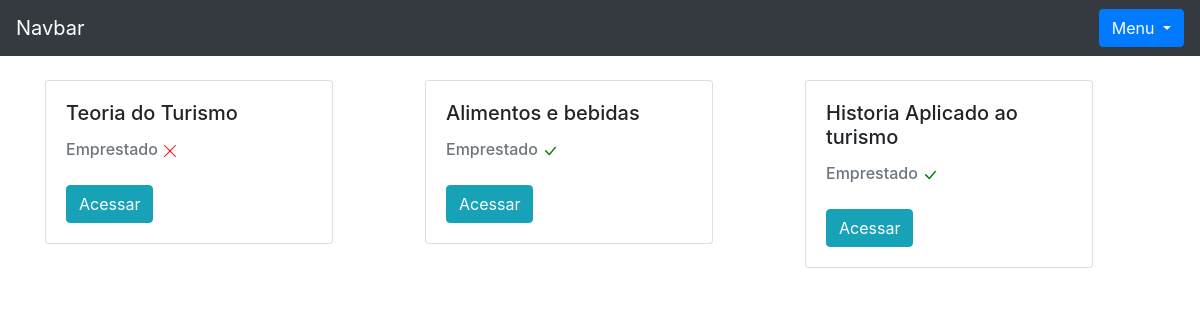
Before: /livro/home/ (signed in) with the older database file.
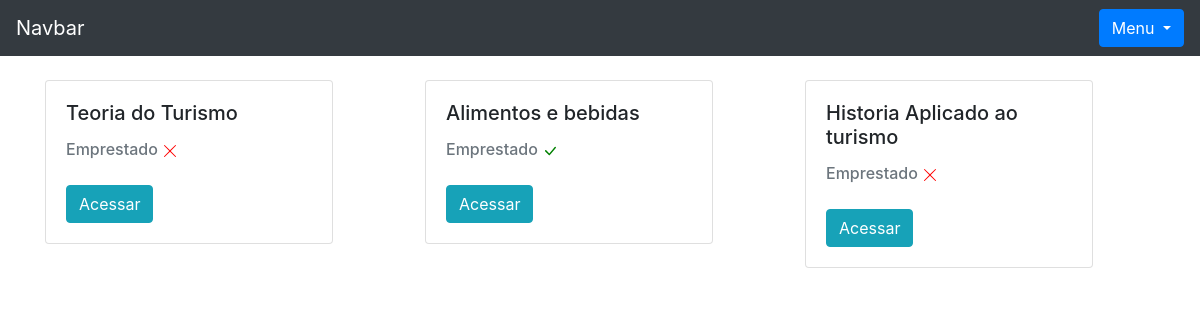
After: the same page with the newer database file.
### livro/models.py (models this page shows, shortened)
class Livros(models.Model):
    nome = models.CharField(max_length = 100)
    autor = models.CharField(max_length = 30)
    co_autor = models.CharField(max_length = 30, blank = True)
    data_cadastro = models.DateField(default = date.today)
    emprestado = models.BooleanField(default = False)
    categoria = models.ForeignKey(Categoria, on_delete=models.DO_NOTHING)
    usuario =  models.ForeignKey(Usuario, on_delete=models.DO_NOTHING)
    class Meta:
        verbose_name = 'Livro'

### livro/views.py (the view)
def home(request):
    if request.session.get('usuario'):
        usuario = Usuario.objects.get(id = request.session['usuario'])
        status_categoria = request.GET.get('cadastro_categoria')
        livros = Livros.objects.filter(usuario = usuario)
        total_livros = livros.count()
        form = CadastroLivro()
        form.fields['usuario'].initial = request.session['usuario']
        form.fields['categoria'].queryset = Categoria.objects.filter(usuario = usuario)
        form_categoria = CategoriaLivro()
        usuarios = Usuario.objects.all()
        livros_emprestar = Livros.objects.filter(usuario = usuario).filter(emprestado = False)
        livros_emprestados = Livros.objects.filter(usuario = usuario).filter(emprestado = True)
        return render(request, 'home.html', {'livros': livros, 'usuario_logado': request.session.get('usuario'), 'form': form, 'status_categoria': status_categoria, 'form_categoria': form_categoria, 'usuarios': usuarios, 'livros_emprestar': livros_emprestar, 'total_livro': total_livros, 'livros_emprestados': livros_emprestados})
    else:
        return redirect('/auth/login/?status=2')

### livro/models.py (called while the page is built)
    def __str__(self) -> str:
            return self.nome

### livro/templates/home.html (shortened to what this page needs)
{% extends 'base.html' %}
{% block 'conteudo' %}
<div class="container">
  <br>
    <div class="row">
        {% for livro in livros %}
        <div class="col-md">
            <div class="card" style="width: 18rem;">
                <div class="card-body">
                  <h5 class="card-title">{{livro.nome}}</h5>
                  <h6 style="display:inline;" class="card-subtitle mb-2 text-muted">Emprestado</h6>
                    <br><br>
                    <a href="{% url 'ver_livros' livro.id %}" class="btn btn-info" >Acessar</a>
                </div>
            </div>
        </div>
    {% endfor %}
    </div>
</div>
{% endblock %}

Changed rows visible on the page:
changed Livros "Historia Aplicado ao turismo": emprestado True → False (drawn)
